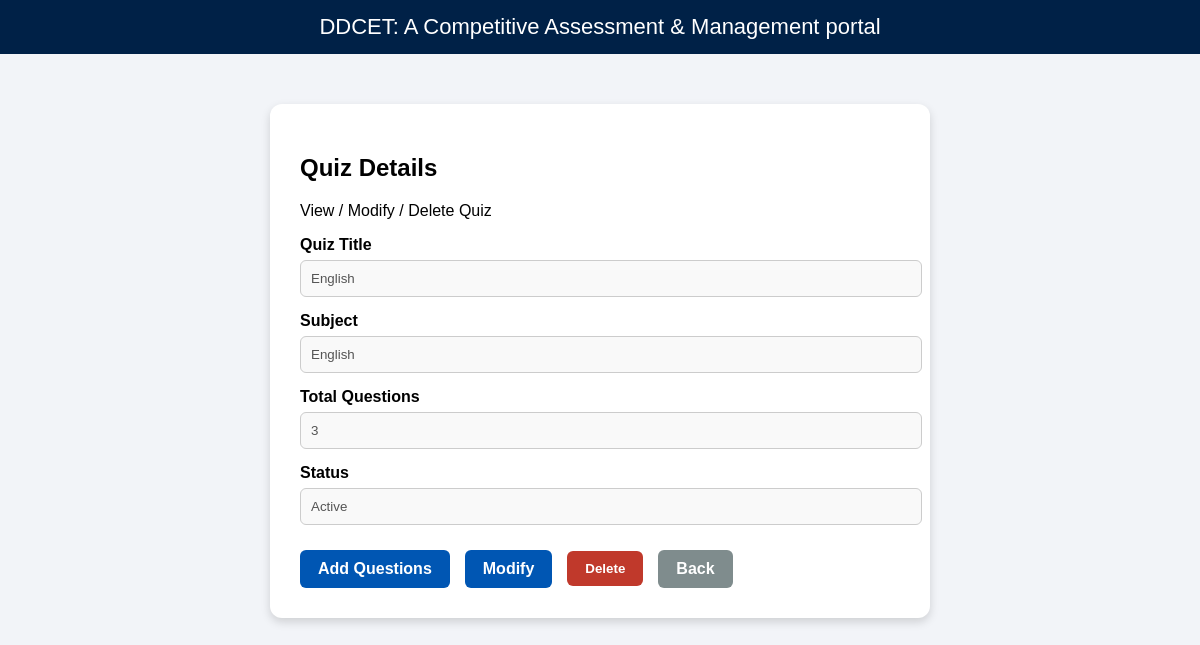
/view-quiz/4/ (signed in), run on the app's committed database.
### ddcetapp1/models.py (models this page shows, shortened)
class Quiz(models.Model):
    title = models.CharField(max_length=200)
    subject = models.CharField(max_length=100)
    total_questions = models.IntegerField()
    status = models.CharField(
        max_length=10,
        choices=(("Active", "Active"), ("Inactive", "Inactive")),
        default="Active"
    )

### ddcetapp1/views.py (the view)
# urls.py: path('view-quiz/<int:quiz_id>/', views.view_quiz, name='view_quiz'),
@login_required
def view_quiz(request, quiz_id):
    if not request.user.is_superuser:
        return redirect('login')
    quiz = get_object_or_404(Quiz, id=quiz_id)
    return render(request, 'view-quiz.html', {"quiz": quiz})

### ddcetapp1/templates/view-quiz.html (shortened to what this page needs)
{% load static %}
<!DOCTYPE html>
<html>
<head>
    <link rel="stylesheet" href="{% static 'css/view-quiz.css' %}">
    <link rel="stylesheet" href="{% static 'css/responsive.css' %}">
</head>
<body>
<header>DDCET: A Competitive Assessment & Management portal</header>
<div class="container">
    <h2>Quiz Details</h2>
    <p>View / Modify / Delete Quiz</p>
    <div class="field">
        <label>Quiz Title</label>
        <input type="text" value="{{ quiz.title }}" disabled>
    </div>
    <div class="field">
        <label>Subject</label>
        <input type="text" value="{{ quiz.subject }}" disabled>
    </div>
    <div class="field">
        <label>Total Questions</label>
        <input type="text" value="{{ quiz.total_questions }}" disabled>
    </div>
    <div class="field">
        <label>Status</label>
        <input type="text" value="{{ quiz.status }}" disabled>
    </div>
    <div class="actions">
        <a href="{% url 'add_questions' quiz.id %}" class="edit-btn">Add Questions</a>
        <a href="{% url 'modify_quiz' quiz.id %}" class="edit-btn">Modify</a>
        <form method="post" action="{% url 'delete_quiz' quiz.id %}">
            <button type="submit" class="delete-btn"
                    onclick="return confirm('Are you sure?')">
                Delete
            </button>
        </form>
        <a href="{% url 'admin_quizzes' %}" class="back-btn">Back</a>
    </div>
</div>
</body>
</html>

### ddcetapp1/static/css/view-quiz.css (style rules this page uses)
body { font-family: Poppins, sans-serif; background: #f2f4f8; margin: 0; }
header { background: #002147; color: white; padding: 14px; text-align: center; font-size: 22px; }
.container { background: white; width: 600px; margin: 50px auto; padding: 30px; border-radius: 12px; box-shadow: 0 4px 10px rgba(0,0,0,0.15); }
.field { margin-bottom: 15px; }
.field label { display: block; font-weight: 600; margin-bottom: 6px; }
.field input { width: 100%; padding: 10px; border-radius: 6px; border: 1px solid #ccc; background: #f9f9f9; }
.actions { margin-top: 25px; display: flex; gap: 15px; align-items: center; }
.edit-btn { background: #0056b3; color: white; padding: 10px 18px; border-radius: 6px; text-decoration: none; font-weight: 600; }
.delete-btn { background: #c0392b; color: white; padding: 10px 18px; border-radius: 6px; border: none; font-weight: 600; cursor: pointer; }
.back-btn { background: #7f8c8d; color: white; padding: 10px 18px; border-radius: 6px; text-decoration: none; font-weight: 600; }

### data on the page
Quiz: title "English", subject "English", total_questions "3", status "Active"
